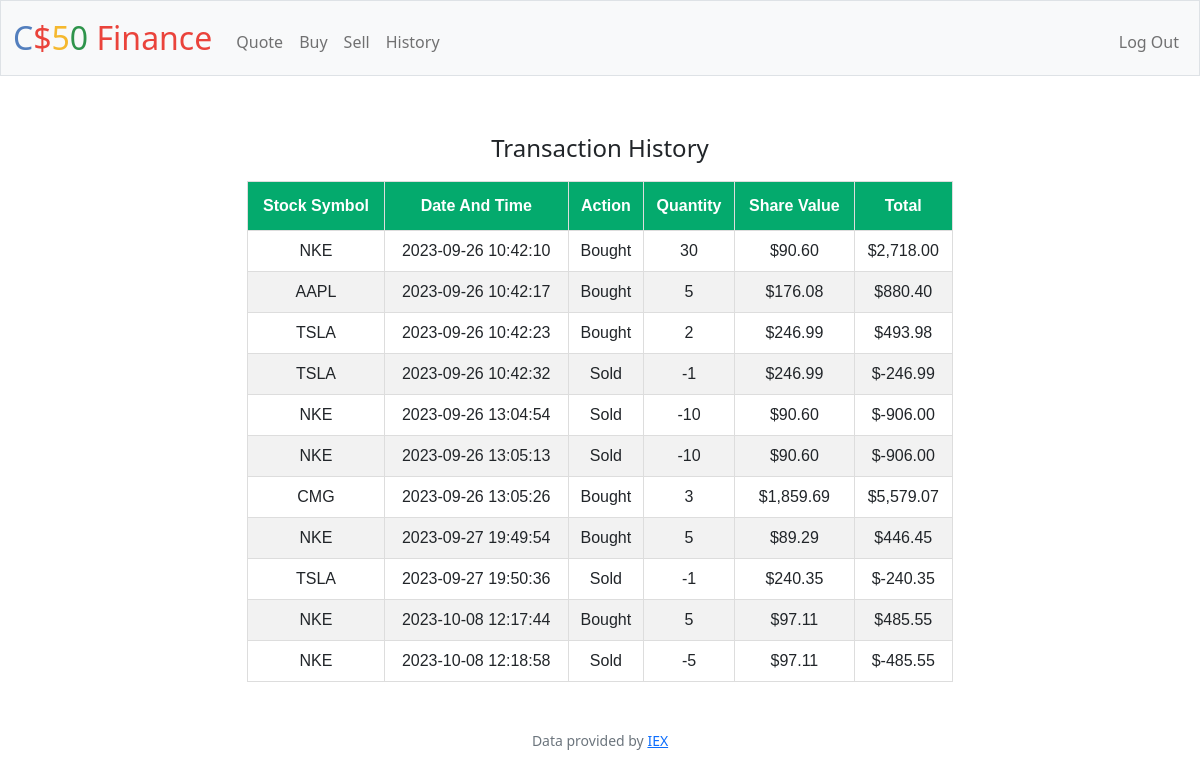
Screenshot of /history (signed in) with the database file from the repository.
### tables this page shows
CREATE TABLE 'transactions' (
    transaction_id INTEGER,
    symbol TEXT,
    shares INTEGER,
    quote NUMERIC,
    total NUMERIC,'username_id' INTEGER, 'timestamp'  DATETIME DEFAULT CURRENT_TIMESTAMP  ,'action' TEXT,
    PRIMARY KEY(transaction_id)
);

### app.py (the view)
@app.route("/history")
@login_required
def history():
    user_id = session["user_id"]
    rows = db.execute("SELECT * FROM transactions WHERE username_id = ?", user_id)
    return render_template("history.html", rows=rows)

### app.py (called while the page is built)
@app.after_request
def after_request(response):
    response.headers["Cache-Control"] = "no-cache, no-store, must-revalidate"
    response.headers["Expires"] = 0
    response.headers["Pragma"] = "no-cache"
    return response

### helpers.py (called while the page is built)
def login_required(f):
    @wraps(f)
    def decorated_function(*args, **kwargs):
        if session.get("user_id") is None:
            return redirect("/login")
        return f(*args, **kwargs)
    return decorated_function

def usd(value):
    return f"${value:,.2f}"

### templates/history.html (shortened to what this page needs)
{% extends "layout.html" %}
{% block main %}
    <h4>Transaction History</h4>
    <div>
        <table id="portfolio">
            <thead>
                <tr>
                    <th>Stock Symbol</th>
                    <th>Date And Time</th>
                    <th>Action</th>
                    <th>Quantity</th>
                    <th>Share Value</th>
                    <th>Total</th>
                </tr>
            </thead>
            <tbody>
            {% for row in rows %}
                <tr>
                    <td>{{ row["symbol"] }}</td>
                    <td>{{ row["timestamp"] }}</td>
                    <td>{{ row["action"] }}</td>
                    <td>{{ row["shares"] }}</td>
                    <td>{{ row["quote"] | usd }}</td>
                    <td>{{ row["total"] | usd }}</td>
                </tr>
            {% endfor %}
            </tbody>
        </table>
{% endblock %}

### templates/layout.html (shortened to what this page needs)
<!DOCTYPE html>
<html lang="en">
    <head>
        <link href="https://cdn.jsdelivr.net/npm/bootstrap@5.1.3/dist/css/bootstrap.min.css" rel="stylesheet">
        <link href="/static/styles.css" rel="stylesheet">
    </head>
    <body>
        <nav class="bg-light border navbar navbar-expand-md navbar-light">
            <div class="container-fluid">
                <a class="navbar-brand" href="/"><span class="blue">C</span><span class="red">$</span><span class="yellow">5</span><span class="green">0</span> <span class="red">Finance</span></a>
                <div class="collapse navbar-collapse" id="navbar">
                    {% if session["user_id"] %}
                        <ul class="navbar-nav me-auto mt-2">
                            <li class="nav-item"><a class="nav-link" href="/quote">Quote</a></li>
                            <li class="nav-item"><a class="nav-link" href="/buy">Buy</a></li>
                            <li class="nav-item"><a class="nav-link" href="/sell">Sell</a></li>
                            <li class="nav-item"><a class="nav-link" href="/history">History</a></li>
                        </ul>
                        <ul class="navbar-nav ms-auto mt-2">
                            <li class="nav-item"><a class="nav-link" href="/logout">Log Out</a></li>
                        </ul>
                    {% else %}
                        <ul class="navbar-nav ms-auto mt-2">
                            <li class="nav-item"><a class="nav-link" href="/register">Register</a></li>
                            <li class="nav-item"><a class="nav-link" href="/login">Log In</a></li>
                        </ul>
                    {% endif %}
                </div>
            </div>
        </nav>
        <main class="container-fluid py-5 text-center">
            {% block main %}{% endblock %}
        </main>
        <footer class="mb-5 small text-center text-muted">
            Data provided by <a href="https://iexcloud.io/">IEX</a>
        </footer>
    </body>
</html>

### static/styles.css (style rules this page uses)
nav .navbar-brand { font-size: xx-large; }
nav .navbar-brand .blue { color: #537fbe; }
nav .navbar-brand .red { color: #ea433b; }
nav .navbar-brand .yellow { color: #f5b82e; }
nav .navbar-brand .green { color: #2e944b; }
table { margin-left: auto; margin-right: auto; }
th { padding: 20px; }
td { padding-left: 10px; padding-right: 10px; }
h4 { padding: 10px; }
#portfolio { font-family: Arial, Helvetica, sans-serif; border-collapse: collapse; width: 60%; }
#portfolio td, #portfolio th { border: 1px solid #ddd; padding: 8px; }
#portfolio tr:nth-child(even) { background-color: #f2f2f2; }
#portfolio th { padding-top: 12px; padding-bottom: 12px; background-color: #04AA6D; color: white; }

### rows the page displays
transactions: symbol "NKE", timestamp "2023-09-26 10:42:10", action "Bought", shares "30", quote "$90.60", total "$2,718.00"
transactions: symbol "AAPL", timestamp "2023-09-26 10:42:17", action "Bought", shares "5", quote "$176.08", total "$880.40"
transactions: symbol "TSLA", timestamp "2023-09-26 10:42:23", action "Bought", shares "2", quote "$246.99", total "$493.98"
transactions: symbol "TSLA", timestamp "2023-09-26 10:42:32", action "Sold", shares "-1", quote "$246.99", total "$-246.99"
transactions: symbol "NKE", timestamp "2023-09-26 13:04:54", action "Sold", shares "-10", quote "$90.60", total "$-906.00"
transactions: symbol "NKE", timestamp "2023-09-26 13:05:13", action "Sold", shares "-10", quote "$90.60", total "$-906.00"
transactions: symbol "CMG", timestamp "2023-09-26 13:05:26", action "Bought", shares "3", quote "$1,859.69", total "$5,579.07"
transactions: symbol "NKE", timestamp "2023-09-27 19:49:54", action "Bought", shares "5", quote "$89.29", total "$446.45"
transactions: symbol "TSLA", timestamp "2023-09-27 19:50:36", action "Sold", shares "-1", quote "$240.35", total "$-240.35"
transactions: symbol "NKE", timestamp "2023-10-08 12:17:44", action "Bought", shares "5", quote "$97.11", total "$485.55"
transactions: symbol "NKE", timestamp "2023-10-08 12:18:58", action "Sold", shares "-5", quote "$97.11", total "$-485.55"
